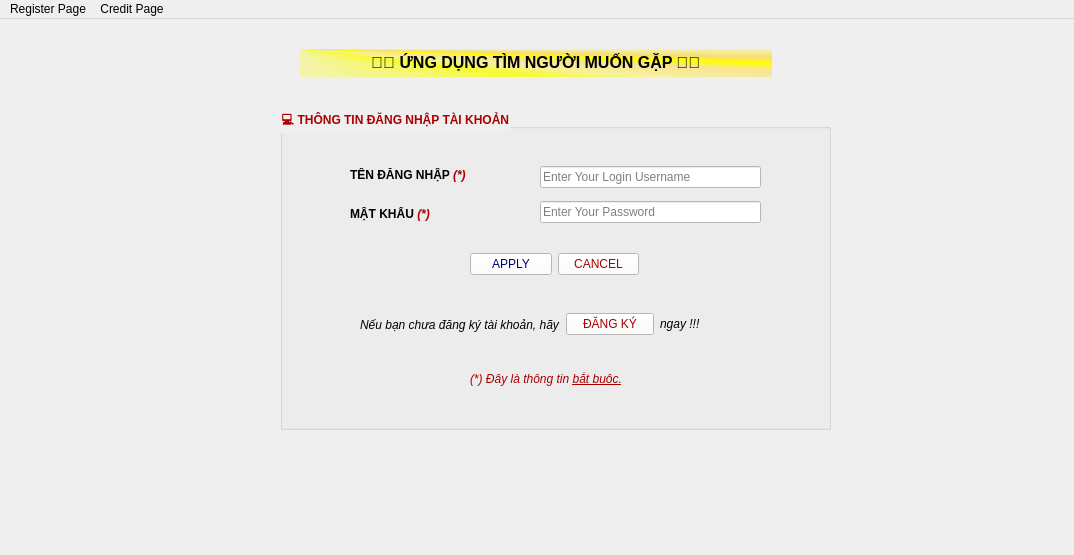
<?xml version="1.0" encoding="UTF-8"?>
<ui version="4.0">
 <class>Sign_In_Page</class>
 <widget class="QMainWindow" name="Sign_In_Page">
  <property name="geometry">
   <rect>
    <x>0</x>
    <y>0</y>
    <width>1074</width>
    <height>555</height>
   </rect>
  </property>
  <property name="windowTitle">
   <string>MainWindow</string>
  </property>
  <widget class="QWidget" name="centralwidget">
   <widget class="QGroupBox" name="info_login">
    <property name="geometry">
     <rect>
      <x>280</x>
      <y>90</y>
      <width>551</width>
      <height>321</height>
     </rect>
    </property>
    <property name="font">
     <font>
      <bold>true</bold>
     </font>
    </property>
    <property name="styleSheet">
     <string notr="true">border-color: rgb(170, 0, 0);
color: rgb(170, 0, 0);</string>
    </property>
    <property name="title">
     <string>💻 THÔNG TIN ĐĂNG NHẬP TÀI KHOẢN</string>
    </property>
    <widget class="QWidget" name="verticalLayoutWidget">
     <property name="geometry">
      <rect>
       <x>70</x>
       <y>50</y>
       <width>191</width>
       <height>71</height>
      </rect>
     </property>
     <layout class="QVBoxLayout" name="verticalLayout">
      <item>
       <widget class="QLabel" name="name_label">
        <property name="font">
         <font>
          <bold>false</bold>
         </font>
        </property>
        <property name="styleSheet">
         <string notr="true">color: rgb(0, 0, 0);</string>
        </property>
        <property name="text">
         <string>&lt;html&gt;&lt;head/&gt;&lt;body&gt;&lt;p&gt;&lt;span style=&quot; font-weight:700;&quot;&gt;TÊN ĐĂNG NHẬP &lt;/span&gt;&lt;span style=&quot; font-weight:700; font-style:italic; color:#aa0000;&quot;&gt;(*)&lt;/span&gt;&lt;/p&gt;&lt;/body&gt;&lt;/html&gt;</string>
        </property>
       </widget>
      </item>
      <item>
       <widget class="QLabel" name="password_label">
        <property name="font">
         <font>
          <bold>false</bold>
         </font>
        </property>
        <property name="styleSheet">
         <string notr="true">color: rgb(0, 0, 0);</string>
        </property>
        <property name="text">
         <string>&lt;html&gt;&lt;head/&gt;&lt;body&gt;&lt;p&gt;&lt;span style=&quot; font-weight:700;&quot;&gt;MẬT KHẨU &lt;/span&gt;&lt;span style=&quot; font-weight:700; font-style:italic; color:#aa0000;&quot;&gt;(*)&lt;/span&gt;&lt;/p&gt;&lt;/body&gt;&lt;/html&gt;</string>
        </property>
       </widget>
      </item>
     </layout>
    </widget>
    <widget class="QWidget" name="verticalLayoutWidget_2">
     <property name="geometry">
      <rect>
       <x>260</x>
       <y>50</y>
       <width>221</width>
       <height>71</height>
      </rect>
     </property>
     <layout class="QVBoxLayout" name="verticalLayout_2">
      <item>
       <widget class="QLineEdit" name="account_name">
        <property name="styleSheet">
         <string notr="true">background-color: rgb(255, 255, 255);
color: rgb(0, 0, 0);</string>
        </property>
        <property name="text">
         <string/>
        </property>
        <property name="placeholderText">
         <string>Enter Your Login Username</string>
        </property>
       </widget>
      </item>
      <item>
       <widget class="QLineEdit" name="account_password">
        <property name="mouseTracking">
         <bool>true</bool>
        </property>
        <property name="styleSheet">
         <string notr="true">color: rgb(0, 0, 0);
background-color: rgb(255, 255, 255);</string>
        </property>
        <property name="echoMode">
         <enum>QLineEdit::Password</enum>
        </property>
        <property name="placeholderText">
         <string>Enter Your Password</string>
        </property>
       </widget>
      </item>
     </layout>
    </widget>
    <widget class="QWidget" name="horizontalLayoutWidget">
     <property name="geometry">
      <rect>
       <x>80</x>
       <y>200</y>
       <width>387</width>
       <height>31</height>
      </rect>
     </property>
     <layout class="QHBoxLayout" name="horizontalLayout">
      <item>
       <widget class="QLabel" name="mov_register">
        <property name="font">
         <font>
          <family>Segoe UI</family>
          <pointsize>9</pointsize>
          <italic>true</italic>
          <bold>false</bold>
         </font>
        </property>
        <property name="styleSheet">
         <string notr="true">font: italic 9pt &quot;Segoe UI&quot;;
color: rgb(0, 0, 0);</string>
        </property>
        <property name="text">
         <string>Nếu bạn chưa đăng ký tài khoản, hãy</string>
        </property>
       </widget>
      </item>
      <item>
       <widget class="QPushButton" name="signup_button">
        <property name="styleSheet">
         <string notr="true">color: rgb(170, 0, 0);
font: 700 italic 9pt &quot;Segoe UI&quot;;
background-color: rgb(255, 255, 255);</string>
        </property>
        <property name="text">
         <string>ĐĂNG KÝ</string>
        </property>
       </widget>
      </item>
      <item>
       <widget class="QLabel" name="label_3">
        <property name="font">
         <font>
          <bold>false</bold>
         </font>
        </property>
        <property name="styleSheet">
         <string notr="true">color: rgb(0, 0, 0);</string>
        </property>
        <property name="text">
         <string>&lt;html&gt;&lt;head/&gt;&lt;body&gt;&lt;p&gt;&lt;span style=&quot; font-style:italic;&quot;&gt;ngay !!!&lt;/span&gt;&lt;/p&gt;&lt;/body&gt;&lt;/html&gt;</string>
        </property>
       </widget>
      </item>
     </layout>
    </widget>
    <widget class="QWidget" name="horizontalLayoutWidget_2">
     <property name="geometry">
      <rect>
       <x>190</x>
       <y>140</y>
       <width>169</width>
       <height>31</height>
      </rect>
     </property>
     <layout class="QHBoxLayout" name="exit_dialog">
      <item>
       <widget class="QPushButton" name="apply_button">
        <property name="styleSheet">
         <string notr="true">color: rgb(0, 0, 127);
background-color: rgb(255, 255, 255);
font: 700 9pt &quot;Segoe UI&quot;;</string>
        </property>
        <property name="text">
         <string>APPLY</string>
        </property>
       </widget>
      </item>
      <item>
       <widget class="QPushButton" name="cancel_button">
        <property name="styleSheet">
         <string notr="true">color: rgb(170, 0, 0);
background-color: rgb(255, 255, 255);
font: 700 9pt &quot;Segoe UI&quot;;</string>
        </property>
        <property name="text">
         <string>CANCEL</string>
        </property>
       </widget>
      </item>
     </layout>
    </widget>
    <widget class="QLabel" name="label">
     <property name="geometry">
      <rect>
       <x>190</x>
       <y>260</y>
       <width>187</width>
       <height>20</height>
      </rect>
     </property>
     <property name="text">
      <string>&lt;html&gt;&lt;head/&gt;&lt;body&gt;&lt;p&gt;&lt;span style=&quot; font-weight:400; font-style:italic; color:#aa0000;&quot;&gt;(*) Đây là thông tin &lt;/span&gt;&lt;span style=&quot; font-weight:400; font-style:italic; text-decoration: underline; color:#aa0000;&quot;&gt;bắt buộc.&lt;/span&gt;&lt;/p&gt;&lt;/body&gt;&lt;/html&gt;</string>
     </property>
    </widget>
   </widget>
   <widget class="QLabel" name="title_label_2">
    <property name="geometry">
     <rect>
      <x>300</x>
      <y>30</y>
      <width>472</width>
      <height>28</height>
     </rect>
    </property>
    <property name="font">
     <font>
      <pointsize>12</pointsize>
      <bold>true</bold>
     </font>
    </property>
    <property name="mouseTracking">
     <bool>true</bool>
    </property>
    <property name="styleSheet">
     <string notr="true">background-color: qconicalgradient(cx:0, cy:0, angle:135, stop:0 rgba(255, 255, 0, 69), stop:0.375 rgba(255, 255, 0, 69), stop:0.423533 rgba(251, 255, 0, 145), stop:0.45 rgba(247, 255, 0, 208), stop:0.477581 rgba(255, 244, 71, 130), stop:0.518717 rgba(255, 218, 71, 130), stop:0.55 rgba(255, 255, 0, 255), stop:0.57754 rgba(255, 203, 0, 130), stop:0.625 rgba(255, 255, 0, 69), stop:1 rgba(255, 255, 0, 69));
color: rgb(0, 0, 0);</string>
    </property>
    <property name="text">
     <string>&lt;html&gt;&lt;head/&gt;&lt;body&gt;&lt;p align=&quot;center&quot;&gt;💑💑 ỨNG DỤNG TÌM NGƯỜI MUỐN GẶP 💑💑&lt;/p&gt;&lt;/body&gt;&lt;/html&gt;</string>
    </property>
   </widget>
  </widget>
  <widget class="QMenuBar" name="menubar">
   <property name="geometry">
    <rect>
     <x>0</x>
     <y>0</y>
     <width>1074</width>
     <height>25</height>
    </rect>
   </property>
   <widget class="QMenu" name="menuRegister_Page">
    <property name="title">
     <string>Register Page</string>
    </property>
   </widget>
   <widget class="QMenu" name="menuCredit_Page">
    <property name="title">
     <string>Credit Page</string>
    </property>
   </widget>
   <addaction name="menuRegister_Page"/>
   <addaction name="menuCredit_Page"/>
  </widget>
 </widget>
 <resources/>
 <connections/>
</ui>
